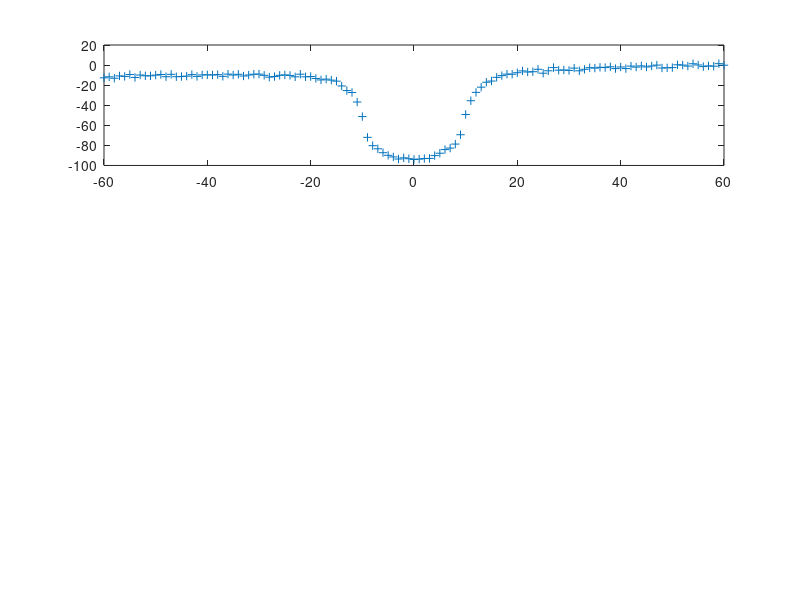

Recreate this plot in MATLAB. (Note: this script raises an error after producing the figure.)
% Solve 5.9 basin gravity
D = load ('basingrav.txt');
x = D(:,1); f = D(:,2); n = length (x);
clf
subplot (3,1,1)
plot (x, f, '+')
G = [ones(n,1) x g_basin(x,20,0,5,1)];
s = G \ f;
ff = s(1) + s(2)*x + s(3)*g_basin(x,20,0,5,1);
hold on
plot (x, ff)
subplot (3,1,2)
E_min = 1e100;
zz = (3:0.1:6)';
nz = length(zz);
EE = zeros(size(zz));
rho = zeros(size(zz));
for k = 1:nz
    G(:,3) = g_basin(x,20,0,zz(k),1);
    s = G \ f;
    e = G*s - f;
    E = e'*e;
    if (E < E_min)
        E_min = E;
        b = k;
        s_b = s;
    end
    rho(k) = s(3);
    EE(k) = E;
end
kk = find (zz == 4.0);
disp(['Density contrast if depth = 4 km is ' num2str(rho(kk)) ' and sediment density is ' num2str(rho(kk)+2670) ' with misfit ' num2str(EE(kk))])
disp(['Density contrast if depth = ' num2str(zz(b)) ' km is ' num2str(rho(b)) ' and sediment density is ' num2str(rho(b)+2670) ' with misfit ' num2str(EE(b))])
plot (zz, EE)
hold on
plot (zz(b), EE(b), '*')
plot (zz(kk), EE(kk), 'b*')
xlabel ('Basin depth')
ylabel ('Misfit')
subplot (3,1,3)
plot (zz, rho)
hold on
plot (zz(b), rho(b), '*')
plot (zz(kk), rho(kk), 'b*')
xlabel ('Basin depth')
ylabel ('Density contrast')
subplot (3,1,1)
ff = s_b(1) + s_b(2)*x + s_b(3)*g_basin(x,20,0,zz(b),1);
plot (x, ff, 'k--')
% A = [x ff];
% save g_basin_model.txt A -ascii -tabs
% A = [rho zz EE];
% save g_basin_fit.txt A -ascii -tabs

